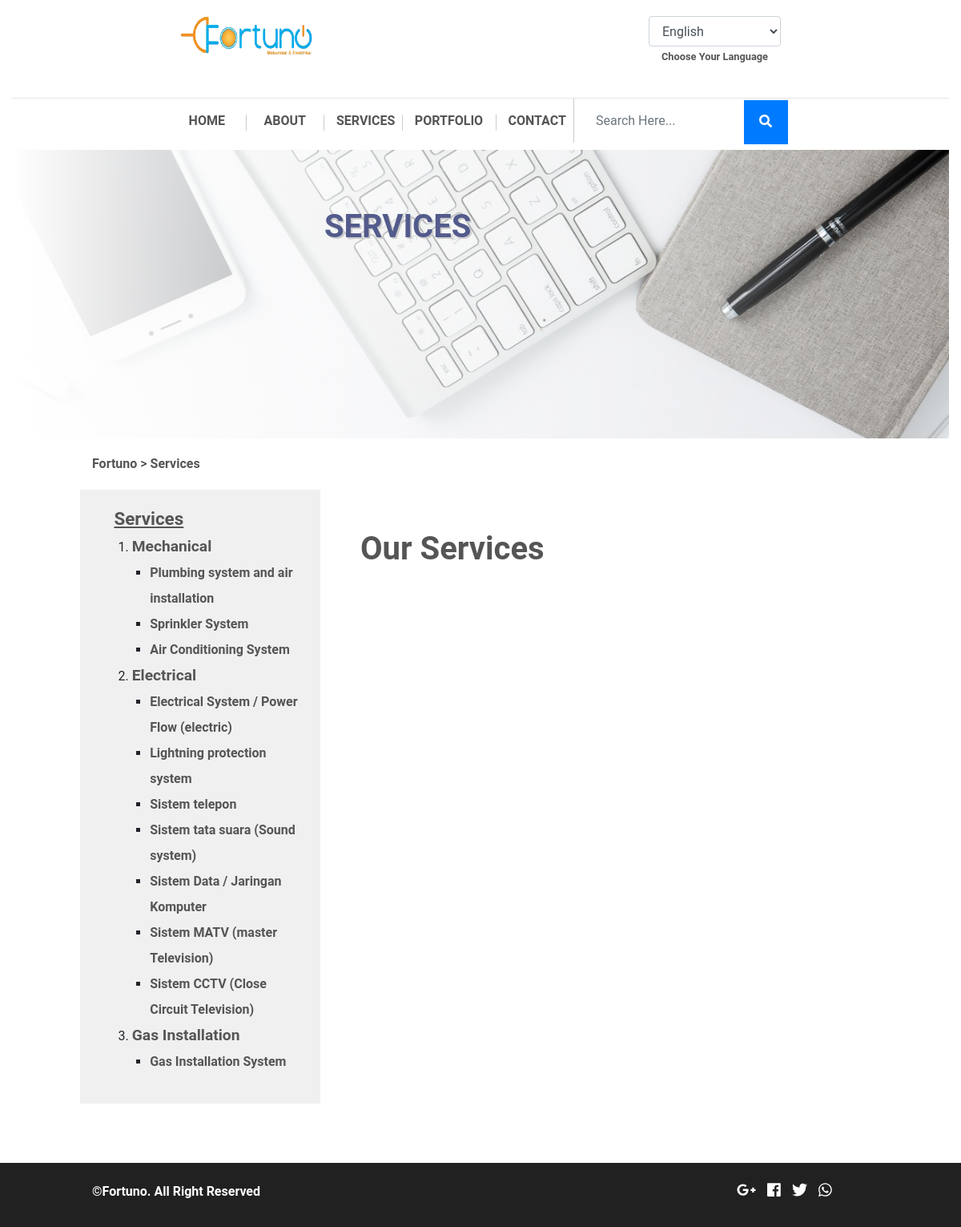
The app's page /index.php/services, older data.
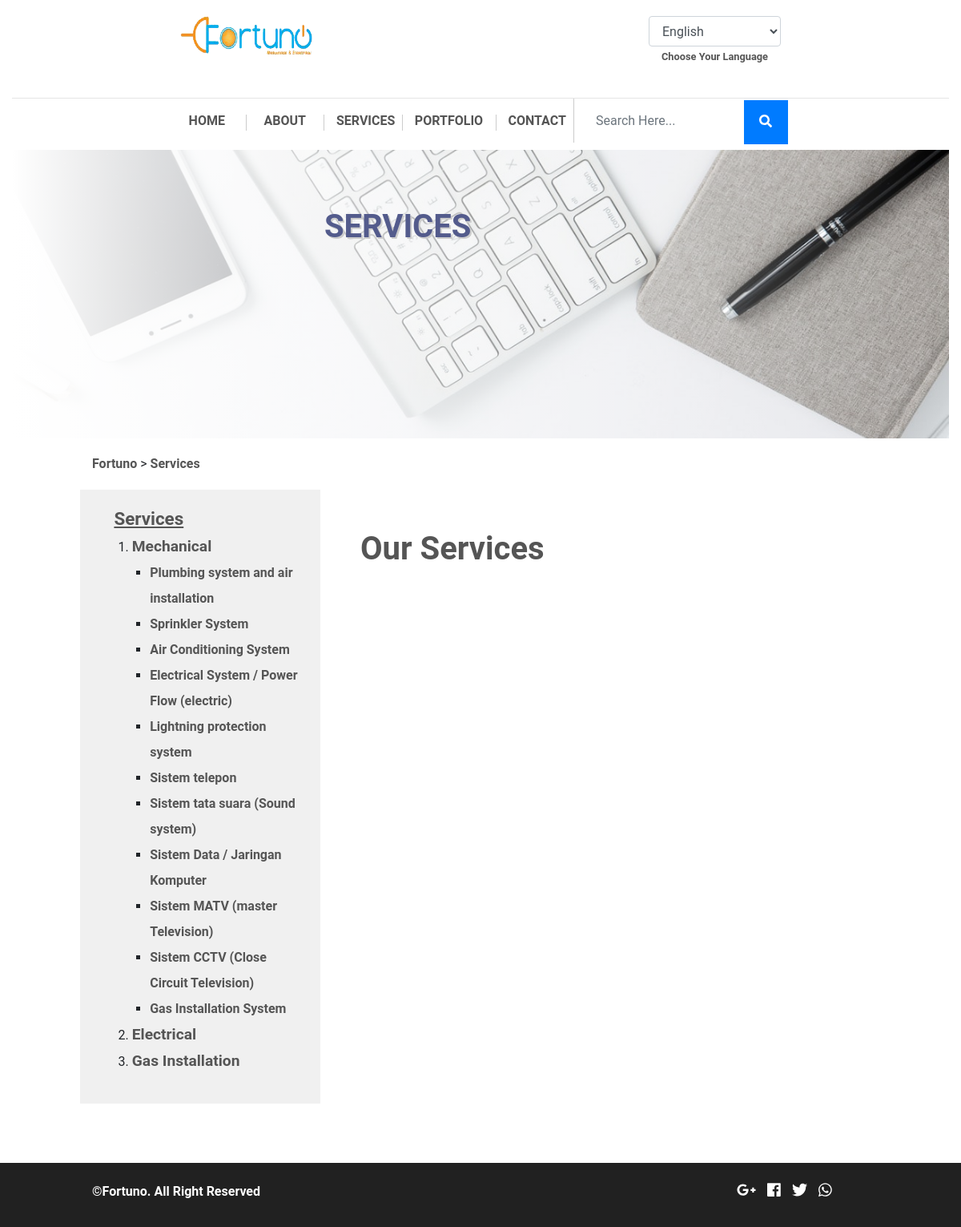
The same page, newer data.
### tables this page shows
CREATE TABLE `fortu_catservices` (
  `catservices_id` int(11) NOT NULL,
  `catservices_name` varchar(255) NOT NULL,
  `catservices_name_en` varchar(255) NOT NULL,
  `catservices_desc` text NOT NULL,
  `catservices_desc_en` text NOT NULL,
  `catservices_pub` enum('88','99') NOT NULL,
  `catservices_link` varchar(255) NOT NULL,
  `catservices_icon` varchar(255) NOT NULL
);

CREATE TABLE `fortu_services` (
  `services_id` int(11) NOT NULL,
  `catservices_id` int(8) NOT NULL,
  `services_name` varchar(255) NOT NULL,
  `services_name_en` varchar(255) NOT NULL,
  `services_desc` text NOT NULL,
  `services_desc_en` text NOT NULL,
  `services_alt` varchar(255) NOT NULL COMMENT 'alt untuk gambar',
  `services_pub` enum('88','99') NOT NULL COMMENT '99 = publish',
  `services_link` varchar(255) NOT NULL
);

### application/views/index.php (called while the page is built, shortened)
<?php
$this->load->view('component/top', isset($top) ? $top : 0);
$this->load->view('component/header', isset($header) ? $header : 0);
$this->load->view($content, isset($component) ? $component : 0);

### application/controllers/Services.php (called while the page is built, shortened)
<?php
  class Services extends Frontend_Controller
  {
    function __construct() {
      parent::__construct();
      $this->data['content'] = 'pages/services';
      $this->data['top'] = 'services';
      $this->data['header']['services']['title'] = strtoupper('services');
      $this->data['bottom'] = 'services';
    }
    function index() {
      $this->data['component']['title'] = 'Our Services';
      $this->load->view('index', $this->data);
    }
  }
 ?>

### index.php (called while the page is built, shortened)
<?php
require_once BASEPATH.'core/CodeIgniter.php';

### application/core/MY_Model.php (called while the page is built, shortened)
<?php
class MY_Model extends CI_Model
{
	protected $_table_name;
	protected $_order_by;
	protected $_order_by_type;
	protected $_primary_filter = 'intval';
	protected $_primary_key;
	public function get($id = NULL, $single = FALSE)
	{
		if ($id != NULL) {
			$filter = $this->_primary_filter;
			$id = $filter($id);
			$this->db->where($this->_primary_key, $id);
			$method = 'row';
		}
		elseif ($single == TRUE) {
			$method = 'row';
		}
		else {
			$method = 'result';
		}
		if ($this->_order_by_type) {
			$this->db->order_by($this->_order_by, $this->_order_by_type);
		}
		else {
			$this->db->order_by($this->_order_by);
		}
		return $this->db->get('{PRE}'.$this->_table_name)->$method();
	}
	public function get_by($where = NULL, $limit = NULL, $offset = NULL, $single = FALSE, $select = NULL)
	{
		if ($where != NULL) {
			$this->db->where($where);
		}
		if (($limit) && ($offset)) {
			$this->db->limit($limit, $offset);
		}
		elseif (($limit)) {
			$this->db->limit($limit);
		}
		return $this->get(NULL, $single);
	}
	public function count($where = NULL)
	{
		if ($where) {
			$this->db->where($where);
		}
		$this->db->from('{PRE}'.$this->_table_name);
		return $this->db->count_all_results();
	}
}

### application/core/MY_Controller.php (called while the page is built, shortened)
<?php
class Frontend_Controller extends MY_Controller
{
	public function __construct()
	{
		$categories = $this->catservices_model->get_by(array('catservices_pub' => '99'));
	}
}

### application/views/component/top.php (the view, shortened to what this page needs)
<!DOCTYPE html>
<html lang="en">
	<head>
		<link rel="stylesheet" href="<?php echo base_url();?>plugins/bootstrap_new/bootstrap.min.css">
		<link rel="stylesheet" href="<?php echo base_url();?>dist/css/fort.style.css">
		<?php if (isset($top)): ?>
			<?php
			switch ($top) {
				case 'services': ?>
				<link rel="stylesheet" href="<?php echo base_url();?>dist/css/fort.style_services.css">
				<?php break;
				case 'portfolio': ?>
				<?php break;
			}
			 ?>
		<?php else: ?>
			<link rel="stylesheet" href="<?php echo base_url();?>dist/css/fort.style_home.css">
		<?php endif; ?>
	</head>
<body>

### application/views/pages/services.php (shortened to what this page needs)
 <div class="row services-gap">
   <div class="col-md-1"></div>
   <div class="col-md-11">
     <?php $link_nav_jadul =  substr(base_url(), 0, -1); ?>
     <a href="<?=$link_nav_jadul;?>/">Fortuno</a>
     <?php foreach ($this->uri->segments as  $value) {
       ?> > <a href="<?=$link_nav_jadul .= '/'. $value;?>"><?=ucwords($value);?></a>  <?php
     }  ?>
   </div>
 </div>
<div class="row services-container">
  <div class="col-md-1"></div>
  <div class="col-md-3 aside-container">
    <aside>
      <ul>
        <li><a class="title" href="<?php echo base_url(); ?>services">Services</a>
          <ul>
            <?php foreach ($cat_all as $categ):
              $field_cat = cekBahasa('catservice_name');
             ?>
              <li><a class="sub-title" href="<?php echo site_url('services/'.$categ->catservice_link)?>"><?=$categ->$field_cat?></a>
                <ul>
                <?php foreach ($categ->services as $service):
                  $field_service = cekBahasa('services_name');
                 ?>
                  <li><a class="point" href="<?php echo base_url(); ?>services/<?=str_replace(' ', '-', strtolower($categ->$field_cat))?>#<?=strtolower(url_title($service->$field_service));?>"><?=$service->$field_service?></a></li>
                 <?php endforeach; ?>
                </ul>
              </li>
            <?php endforeach; ?>
          </ul>
        </li>
      </ul>
    </aside>
  </div>
  <div class="col-md-7 article-container">
    <?php if (isset($category)):
      $field_cat = cekBahasa('catservice_name');
     ?>
     <h1><a href="#"><?php echo $category[0]->$field_cat; ?></a></h1>
    <?php else: ?>
      <h1><a href="#"><?php echo $component['title']; ?></a></h1>
    <?php endif; ?>
  </div>
  <div class="col-md-1"></div>
</div>
<div class="services-gap"></div>

Row changes from the older to the newer data that the page shows:
changed fortu_catservices (number 1 of 3 on the later page): gains fortu_services (field_service "Electrical System / Power Flow (electric)"); gains fortu_services (field_service "Lightning protection system"); gains fortu_services (field_service "Sistem telepon"); gains fortu_services (field_service "Sistem tata suara (Sound system)"); gains fortu_services (field_service "Sistem Data / Jaringan Komputer"); gains fortu_services (field_service "Sistem MATV (master Television)"); gains fortu_services (field_service "Sistem CCTV (Close Circuit Television)"); gains fortu_services (field_service "Gas Installation System")
changed fortu_catservices (number 2 of 3 on the later page): loses fortu_services (field_service "Electrical System / Power Flow (electric)"); loses fortu_services (field_service "Lightning protection system"); loses fortu_services (field_service "Sistem telepon"); loses fortu_services (field_service "Sistem tata suara (Sound system)"); loses fortu_services (field_service "Sistem Data / Jaringan Komputer"); loses fortu_services (field_service "Sistem MATV (master Television)"); loses fortu_services (field_service "Sistem CCTV (Close Circuit Television)")
changed fortu_catservices (number 3 of 3 on the later page): loses fortu_services (field_service "Gas Installation System")
